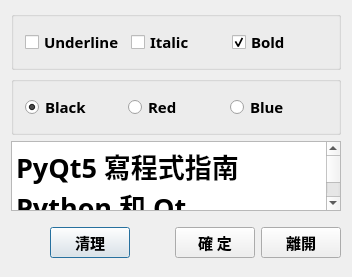
<?xml version="1.0" encoding="UTF-8"?>
<ui version="4.0">
 <class>Dialog</class>
 <widget class="QDialog" name="Dialog">
  <property name="geometry">
   <rect>
    <x>0</x>
    <y>0</y>
    <width>352</width>
    <height>263</height>
   </rect>
  </property>
  <property name="font">
   <font>
    <family>宋體</family>
    <pointsize>11</pointsize>
    <weight>75</weight>
    <bold>true</bold>
   </font>
  </property>
  <property name="windowTitle">
   <string> Demo2-3訊號與槽</string>
  </property>
  <layout class="QVBoxLayout" name="verticalLayout">
   <property name="bottomMargin">
    <number>9</number>
   </property>
   <item>
    <widget class="QGroupBox" name="groupBox1">
     <property name="title">
      <string/>
     </property>
     <layout class="QHBoxLayout" name="horizontalLayout_2">
      <item>
       <widget class="QCheckBox" name="chkBoxUnder">
        <property name="text">
         <string>Underline</string>
        </property>
       </widget>
      </item>
      <item>
       <widget class="QCheckBox" name="chkBoxItalic">
        <property name="text">
         <string>Italic</string>
        </property>
       </widget>
      </item>
      <item>
       <widget class="QCheckBox" name="chkBoxBold">
        <property name="text">
         <string>Bold</string>
        </property>
        <property name="checked">
         <bool>true</bool>
        </property>
       </widget>
      </item>
     </layout>
    </widget>
   </item>
   <item>
    <widget class="QGroupBox" name="groupBox2">
     <property name="title">
      <string/>
     </property>
     <layout class="QHBoxLayout" name="horizontalLayout_3" stretch="0,0,0">
      <item>
       <widget class="QRadioButton" name="radioBlack">
        <property name="text">
         <string>Black</string>
        </property>
        <property name="checked">
         <bool>true</bool>
        </property>
       </widget>
      </item>
      <item>
       <widget class="QRadioButton" name="radioRed">
        <property name="text">
         <string>Red</string>
        </property>
       </widget>
      </item>
      <item>
       <widget class="QRadioButton" name="radioBlue">
        <property name="text">
         <string>Blue</string>
        </property>
        <property name="checked">
         <bool>false</bool>
        </property>
       </widget>
      </item>
     </layout>
    </widget>
   </item>
   <item>
    <widget class="QPlainTextEdit" name="textEdit">
     <property name="font">
      <font>
       <pointsize>20</pointsize>
       <weight>75</weight>
       <bold>true</bold>
      </font>
     </property>
     <property name="plainText">
      <string>PyQt5 寫程式指南
Python 和 Qt</string>
     </property>
    </widget>
   </item>
   <item>
    <layout class="QHBoxLayout" name="horizontalLayout">
     <property name="topMargin">
      <number>10</number>
     </property>
     <property name="bottomMargin">
      <number>10</number>
     </property>
     <item>
      <spacer name="horizontalSpacer_2">
       <property name="orientation">
        <enum>Qt::Horizontal</enum>
       </property>
       <property name="sizeHint" stdset="0">
        <size>
         <width>40</width>
         <height>20</height>
        </size>
       </property>
      </spacer>
     </item>
     <item>
      <widget class="QPushButton" name="btnClear">
       <property name="text">
        <string>清理</string>
       </property>
      </widget>
     </item>
     <item>
      <spacer name="horizontalSpacer">
       <property name="orientation">
        <enum>Qt::Horizontal</enum>
       </property>
       <property name="sizeHint" stdset="0">
        <size>
         <width>40</width>
         <height>20</height>
        </size>
       </property>
      </spacer>
     </item>
     <item>
      <widget class="QPushButton" name="btnOK">
       <property name="text">
        <string>確 定</string>
       </property>
      </widget>
     </item>
     <item>
      <widget class="QPushButton" name="btnClose">
       <property name="text">
        <string>離開</string>
       </property>
      </widget>
     </item>
    </layout>
   </item>
  </layout>
 </widget>
 <layoutdefault spacing="6" margin="11"/>
 <tabstops>
  <tabstop>chkBoxUnder</tabstop>
  <tabstop>chkBoxItalic</tabstop>
  <tabstop>chkBoxBold</tabstop>
  <tabstop>radioBlack</tabstop>
  <tabstop>radioRed</tabstop>
  <tabstop>radioBlue</tabstop>
  <tabstop>textEdit</tabstop>
  <tabstop>btnClear</tabstop>
  <tabstop>btnOK</tabstop>
  <tabstop>btnClose</tabstop>
 </tabstops>
 <resources/>
 <connections>
  <connection>
   <sender>btnOK</sender>
   <signal>clicked()</signal>
   <receiver>Dialog</receiver>
   <slot>accept()</slot>
   <hints>
    <hint type="sourcelabel">
     <x>245</x>
     <y>298</y>
    </hint>
    <hint type="destinationlabel">
     <x>145</x>
     <y>235</y>
    </hint>
   </hints>
  </connection>
  <connection>
   <sender>btnClose</sender>
   <signal>clicked()</signal>
   <receiver>Dialog</receiver>
   <slot>close()</slot>
   <hints>
    <hint type="sourcelabel">
     <x>326</x>
     <y>298</y>
    </hint>
    <hint type="destinationlabel">
     <x>301</x>
     <y>231</y>
    </hint>
   </hints>
  </connection>
 </connections>
</ui>
